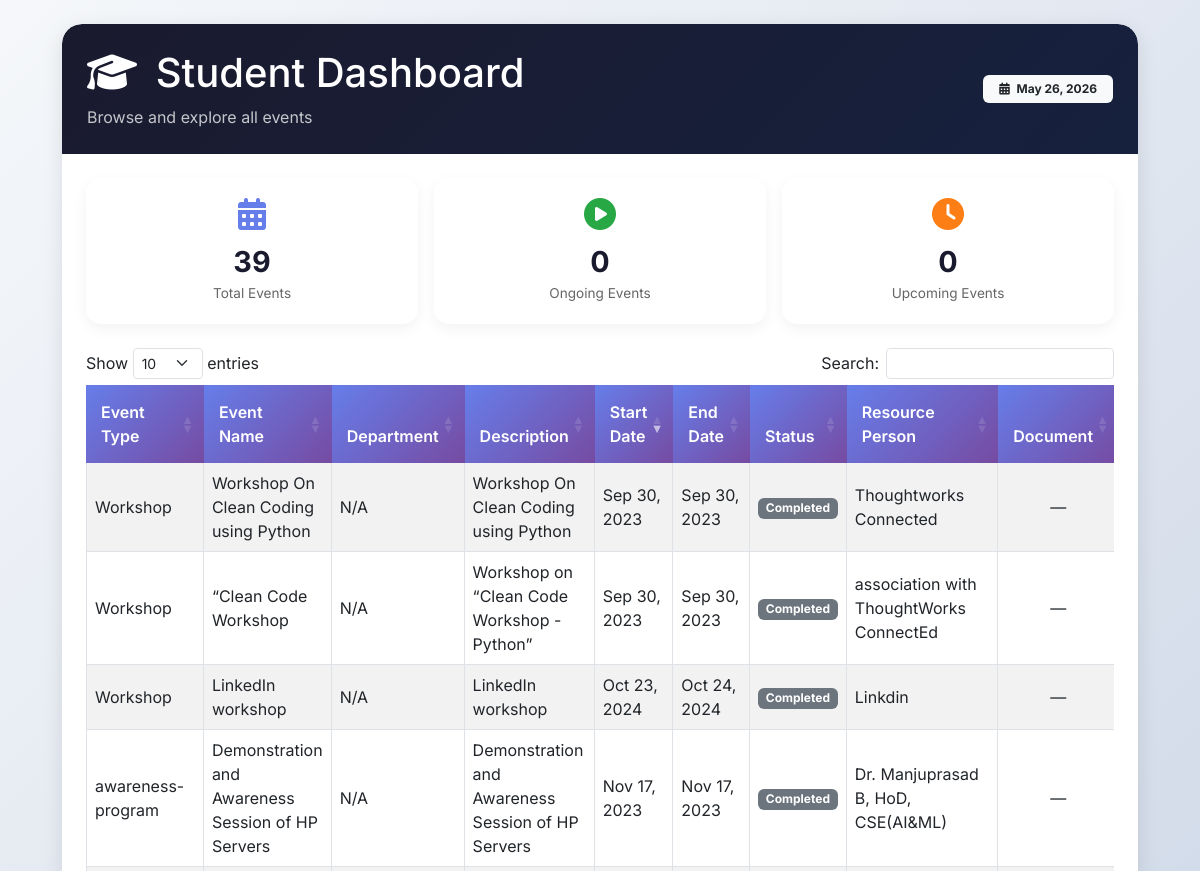
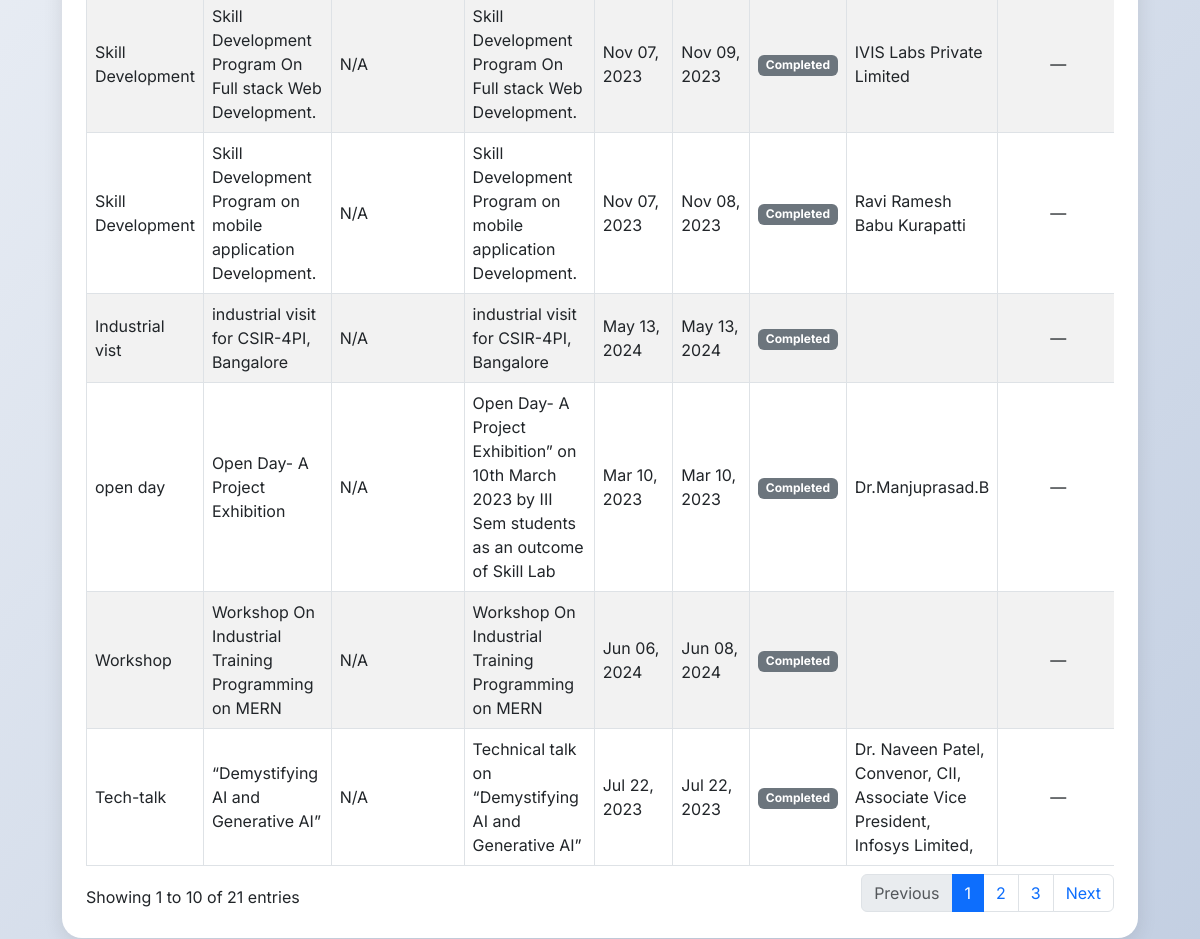
The app's page /student_dashboard.php with its own data (2 pictures, top to bottom).
### tables this page shows
CREATE TABLE IF NOT EXISTS `events` (
  `id` int NOT NULL AUTO_INCREMENT,
  `event_type` varchar(50) DEFAULT NULL,
  `sem` varchar(50) DEFAULT NULL,
  `event_name` varchar(100) DEFAULT NULL,
  `event_description` text,
  `event_start_date` date NOT NULL,
  `event_end_date` date NOT NULL,
  `resource_person` varchar(100) DEFAULT NULL,
  `resource_link` varchar(255) DEFAULT NULL,
  `file_path` varchar(255) DEFAULT NULL,
  `photo_path` varchar(255) DEFAULT NULL,
  `created_at` timestamp NULL DEFAULT CURRENT_TIMESTAMP,
  `remuneration` decimal(10,2) DEFAULT '0.00',
  PRIMARY KEY (`id`)
);

### student_dashboard.php (the view, shortened to what this page needs)
<?php
include 'db.php';
function formatDateForDisplay($d) {
    $ts = strtotime($d);
    return $ts ? date('M d, Y', $ts) : htmlspecialchars($d);
}
$today = date('Y-m-d');
?>
<!DOCTYPE html>
<html lang="en">
<head>
    <link href="https://cdn.jsdelivr.net/npm/bootstrap@5.3.0/dist/css/bootstrap.min.css" rel="stylesheet">
    <link rel="stylesheet" href="https://cdnjs.cloudflare.com/ajax/libs/font-awesome/6.4.0/css/all.min.css">
    <link rel="stylesheet" href="https://cdn.datatables.net/1.13.5/css/dataTables.bootstrap5.min.css">
    <link rel="stylesheet" href="https://cdnjs.cloudflare.com/ajax/libs/lightbox2/2.11.4/css/lightbox.min.css">
</head>
<body>
    <div class="container mt-4 mb-4">
        <div class="premium-card">
            <div class="premium-header">
                <div class="d-flex justify-content-between align-items-center flex-wrap">
                    <div>
                        <h1 class="mb-0"><i class="fas fa-graduation-cap me-2"></i> Student Dashboard</h1>
                        <p class="mb-0 mt-2 opacity-75">Browse and explore all events</p>
                    </div>
                    <div class="mt-2 mt-sm-0">
                        <span class="badge bg-light text-dark px-3 py-2">
                            <i class="fas fa-calendar-alt me-1"></i> <?php echo date('F d, Y'); ?>
                        </span>
                    </div>
                </div>
            </div>
            <div class="p-4">
                <?php
                $total_events = $conn->query("SELECT COUNT(*) as count FROM events")->fetch_assoc()['count'];
                $ongoing_events = $conn->query("SELECT COUNT(*) as count FROM events WHERE event_start_date <= CURDATE() AND event_end_date >= CURDATE()")->fetch_assoc()['count'];
                $upcoming_events = $conn->query("SELECT COUNT(*) as count FROM events WHERE event_start_date > CURDATE()")->fetch_assoc()['count'];
                ?>
                <div class="row g-3 mb-4">
                    <div class="col-md-4"><div class="stat-box"><i class="fas fa-calendar-alt" style="color: #667eea;"></i><div class="stat-number"><?php echo $total_events; ?></div><div class="stat-label">Total Events</div></div></div>
                    <div class="col-md-4"><div class="stat-box"><i class="fas fa-play-circle" style="color: #28a745;"></i><div class="stat-number"><?php echo $ongoing_events; ?></div><div class="stat-label">Ongoing Events</div></div></div>
                    <div class="col-md-4"><div class="stat-box"><i class="fas fa-clock" style="color: #fd7e14;"></i><div class="stat-number"><?php echo $upcoming_events; ?></div><div class="stat-label">Upcoming Events</div></div></div>
                </div>
                <div class="table-responsive">
                    <table id="eventsTable" class="table table-striped table-bordered align-middle" style="width:100%">
                        <thead>
                            <tr><th>Event Type</th><th>Event Name</th><th>Department</th><th>Description</th><th>Start Date</th><th>End Date</th><th>Status</th><th>Resource Person</th><th>Document</th><th>Photos</th></tr>
                        </thead>
                        <tbody>
                            <?php
                            $sql = "SELECT * FROM events WHERE event_start_date IS NOT NULL AND event_start_date != '0000-00-00' ORDER BY event_start_date DESC";
                            $result = $conn->query($sql);
                            if ($result) {
                                while ($row = $result->fetch_assoc()):
                                    $start = $row['event_start_date'] ?? '';
                                    $end = $row['event_end_date'] ?? '';
                                    if ($today >= $start && $today <= $end) { $badge = "<span class='badge bg-success'>Ongoing</span>"; }
                                    elseif ($today < $start) { $badge = "<span class='badge bg-primary'>Upcoming</span>"; }
                                    else { $badge = "<span class='badge bg-secondary'>Completed</span>"; }
                            ?>
                            <tr>
                                <td><?php echo htmlspecialchars($row['event_type'] ?? ''); ?></td>
                                <td><?php echo htmlspecialchars($row['event_name'] ?? ''); ?></td>
                                <td><?php echo htmlspecialchars($row['department'] ?? 'N/A'); ?></td>
                                <td><?php echo htmlspecialchars(substr($row['event_description'] ?? '', 0, 100)); ?></td>
                                <td><?php echo formatDateForDisplay($start); ?></td>
                                <td><?php echo formatDateForDisplay($end); ?></td>
                                <td><?php echo $badge; ?></td>
                                <td><?php echo htmlspecialchars($row['resource_person'] ?? ''); ?></td>
                                <td class="text-center"><?php if(!empty($row['file_path'])): ?><a href="<?php echo $row['file_path']; ?>" target="_blank" class="btn btn-sm btn-primary"><i class="fas fa-download"></i></a><?php else: ?>—<?php endif; ?></td>
                            </tr>
                            <?php endwhile; } ?>
                        </tbody>
                    </table>
                </div>
            </div>
        </div>
    </div>
</body>
</html>

### student_dashboard.php (style rules this page uses)
* { font-family: 'Inter', sans-serif; }
body { background: linear-gradient(135deg, #f5f7fa 0%, #c3cfe2 100%); }
.premium-header { background: linear-gradient(135deg, #1a1a2e 0%, #16213e 100%); border-radius: 20px 20px 0 0; padding: 25px; color: white; }
.premium-card { background: white; border-radius: 20px; border: none; box-shadow: 0 5px 20px rgba(0,0,0,0.1); overflow: hidden; margin: 20px; }
.stat-box { background: white; border-radius: 15px; padding: 20px; text-align: center; box-shadow: 0 5px 15px rgba(0,0,0,0.05); transition: transform 0.3s; height: 100%; }
.stat-box i { font-size: 2rem; margin-bottom: 10px; }
.stat-number { font-size: 1.8rem; font-weight: 700; color: #1a1a2e; }
.stat-label { color: #666; font-size: 0.85rem; }
table.dataTable thead th { background: linear-gradient(135deg, #667eea 0%, #764ba2 100%); color: white; font-weight: 600; border: none; padding: 15px; }

### records on screen
events: event_type "Workshop", event_name "LinkedIn workshop", department "N/A", event_description "LinkedIn workshop", event_start_date "Oct 23, 2024", event_end_date "Oct 24, 2024", shows "Completed", resource_person "Linkdin"
events: event_type "Workshop", event_name "Workshop On Industrial Training Programming on MERN", department "N/A", event_description "Workshop On Industrial Training Programming on MERN", event_start_date "Jun 06, 2024", event_end_date "Jun 08, 2024", shows "Completed"
events: event_type "Industrial vist", event_name "industrial visit for CSIR-4PI, Bangalore", department "N/A", event_description "industrial visit for CSIR-4PI, Bangalore", event_start_date "May 13, 2024", event_end_date "May 13, 2024", shows "Completed"
events: event_type "awareness-program", event_name "Demonstration and Awareness Session of HP Servers", department "N/A", event_description "Demonstration and Awareness Session of HP Servers", event_start_date "Nov 17, 2023", event_end_date "Nov 17, 2023", shows "Completed", resource_person "Dr. Manjuprasad B, HoD, CSE(AI&ML)"
events: event_type "Skill Development", event_name "Skill Development Program On Full stack Web Development.", department "N/A", event_description "Skill Development Program On Full stack Web Development.", event_start_date "Nov 07, 2023", event_end_date "Nov 09, 2023", shows "Completed", resource_person "IVIS Labs Private Limited"
events: event_type "Skill Development", event_name "Skill Development Program on mobile application Development.", department "N/A", event_description "Skill Development Program on mobile application Development.", event_start_date "Nov 07, 2023", event_end_date "Nov 08, 2023", shows "Completed", resource_person "Ravi Ramesh Babu Kurapatti"
events: event_type "Workshop", event_name "Workshop On Clean Coding using Python", department "N/A", event_description "Workshop On Clean Coding using Python", event_start_date "Sep 30, 2023", event_end_date "Sep 30, 2023", shows "Completed", resource_person "Thoughtworks Connected"
events: event_type "Workshop", event_name "“Clean Code Workshop", department "N/A", event_description "Workshop on “Clean Code Workshop - Python”", event_start_date "Sep 30, 2023", event_end_date "Sep 30, 2023", shows "Completed", resource_person "association with ThoughtWorks ConnectEd"
events: event_type "Tech-talk", event_name "“Demystifying AI and Generative AI”", department "N/A", event_description "Technical talk on “Demystifying AI and Generative AI”", event_start_date "Jul 22, 2023", event_end_date "Jul 22, 2023", shows "Completed", resource_person "Dr. Naveen Patel, Convenor, CII, Associate Vice President, Infosys Limited,"
events: event_type "open day", event_name "Open Day- A Project Exhibition", department "N/A", event_description "Open Day- A Project Exhibition” on 10th March 2023 by III Sem students as an outcome of Skill Lab", event_start_date "Mar 10, 2023", event_end_date "Mar 10, 2023", shows "Completed", resource_person "Dr.Manjuprasad.B"

### other values on screen
$total_events "39"
$ongoing_events "0"
$upcoming_events "0"
